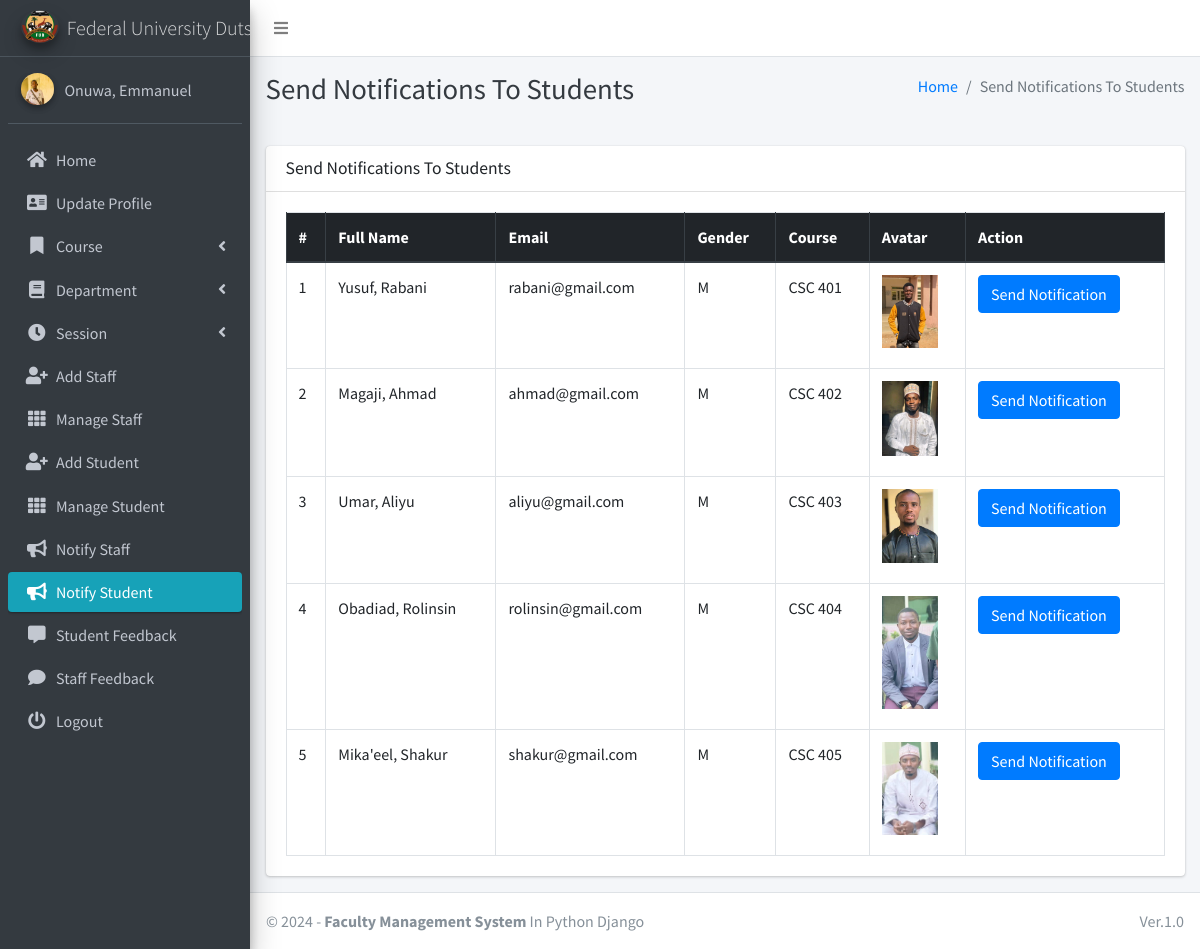
Page /admin_notify_student (signed in) on the committed database.
### main_app/models.py (models this page shows, shortened)
class CustomUser(AbstractUser):
    USER_TYPE = ((1, "HOD"), (2, "Staff"), (3, "Student"))
    GENDER = [("M", "Male"), ("F", "Female")]
    username = None  # Removed username, using email instead
    email = models.EmailField(unique=True)
    user_type = models.CharField(default=1, choices=USER_TYPE, max_length=1)
    gender = models.CharField(max_length=1, choices=GENDER)
    profile_pic = models.ImageField()
    address = models.TextField()
    fcm_token = models.TextField(default="")  # For firebase notifications
    created_at = models.DateTimeField(auto_now_add=True)
    updated_at = models.DateTimeField(auto_now=True)
    USERNAME_FIELD = "email"
    REQUIRED_FIELDS = []
    objects = CustomUserManager()
    def __str__(self):
        return self.last_name + ", " + self.first_name

class Student(models.Model):
    admin = models.OneToOneField(CustomUser, on_delete=models.CASCADE)
    course = models.ForeignKey(Course, on_delete=models.DO_NOTHING, null=True, blank=False)
    session = models.ForeignKey(Session, on_delete=models.DO_NOTHING, null=True)

class Course(models.Model):
    name = models.CharField(max_length=120)
    created_at = models.DateTimeField(auto_now_add=True)
    updated_at = models.DateTimeField(auto_now=True)

### main_app/hod_views.py (the view)
# urls.py: path("admin_notify_student", hod_views.admin_notify_student,
def admin_notify_student(request):
    student = CustomUser.objects.filter(user_type=3)
    context = {
        'page_title': "Send Notifications To Students",
        'students': student
    }
    return render(request, "hod_template/student_notification.html", context)

### main_app/templates/hod_template/student_notification.html (shortened to what this page needs)
{% extends 'main_app/base.html' %}
{% load static %}
{% block page_title %}{{page_title}}{% endblock page_title %}
{% block content %}
<section class="content">
    <div class="container-fluid">
        <div class="row">
            <div class="col-md-12">
                <div class="card">
                    <div class="card-header">
                        <h3 class="card-title">{{page_title}}</h3>
                    </div>
                    <div class="card-body">
                        <table id="example2" class="table table-bordered table-hover">
                            <thead class="thead-dark">
                                <tr>
                                    <th>#</th>
                                    <th>Full Name</th>
                                    <th>Email</th>
                                    <th>Gender</th>
                                    <th>Course</th>
                                    <th>Avatar</th>
                                    <th>Action</th>
                                </tr>
                            </thead>
                            <tbody>
                                {% for student in students %}
                                <tr>
                                    <td>{{ forloop.counter }}</td>
                                    <td>{{student.last_name}}, {{student.first_name}}</td>
                                    <td>{{student.email}}</td>
                                    <td>{{student.gender}}</td>
                                    <td>{{student.student.course.name}}</td>
                                    <td>
                                        {% if student.profile_pic == ""  %}
                                        No Image
                                        {% else %}
                                        <img class="img img-fluid mb-2" height="56" width="56"
                                            src="{{student.profile_pic}}" alt="">
                                        {% endif %}
                                    </td>
                                    <td><button data-toggle = "modal" data-target = "#myModal"class="btn btn-primary show_notification" value="{{student.id}}">Send Notification</button>
                                    </td>
                                </tr>
                                {% endfor %}
                            </tbody>
                        </table>
                    </div>
                </div>
            </div>
        </div>
    </div>
</section>
{% endblock content %}

### main_app/templates/main_app/base.html (shortened to what this page needs)
{% load static %}
<!DOCTYPE html>
<html>
<head>
    <link rel="stylesheet" href="{% static 'plugins/fontawesome-free/css/all.min.css'%} ">
    <link rel="stylesheet" href="https://code.ionicframework.com/ionicons/2.0.1/css/ionicons.min.css">
    <link rel="stylesheet"
        href="{% static 'plugins/tempusdominus-bootstrap-4/css/tempusdominus-bootstrap-4.min.css'%} ">
    <link rel="stylesheet" href="{% static 'plugins/icheck-bootstrap/icheck-bootstrap.min.css'%} ">
    <link rel="stylesheet" href="{% static 'dist/css/adminlte.min.css'%} ">
    <link rel="stylesheet" href="{% static 'plugins/overlayScrollbars/css/OverlayScrollbars.min.css'%} ">
    <link rel="stylesheet" href="{% static 'plugins/daterangepicker/daterangepicker.css'%} ">
</head>
<body class="hold-transition sidebar-mini layout-fixed">
    <div class="wrapper">
        <nav class="main-header navbar navbar-expand navbar-white navbar-light">
            <ul class="navbar-nav">
                <li class="nav-item">
                    <a class="nav-link" data-widget="pushmenu" href="#"><i class="fas fa-bars"></i></a>
                </li>
            </ul>
        </nav>
        {% include "main_app/sidebar_template.html" with user=user %}
        <div class="content-wrapper">
            <div class="content-header">
                <div class="container-fluid">
                    <div class="row mb-2">
                        <div class="col-sm-6">
                            <h1 class="m-0 text-dark">{% block page_title %}{% endblock page_title %}</h1>
                        </div>
                        <div class="col-sm-6">
                            <ol class="breadcrumb float-sm-right">
                                <li class="breadcrumb-item"><a href="#">Home</a></li>
                                <li class="breadcrumb-item active">{{ page_title }}</li>
                            </ol>
                        </div>
                    </div>
                </div>
            </div>
<section class="content">
    <div class="container-fluid">
        <div class="row">
            <div class="col-md-12">
            </div></div></div></section>
            {% block content %}
            {% endblock content %}
        </div>
        {% include "main_app/footer.html" %}
    </div>
</body>
</html>

### main_app/templates/main_app/sidebar_template.html (shortened to what this page needs)
{% load static %}
<aside class="main-sidebar sidebar-dark-info elevation-4">
    {% if request.user.user_type == '1' %}
    <a href="{% url 'admin_home' %}" class="brand-link">
        <img src="{% static 'dist/img/fud.png' %} " alt="AdminLTE Logo"
            class="brand-image img-circle elevation-3" >
        <span class="brand-text font-weight-light">Federal University Dutse</span>
    </a>
    <div class="sidebar">
        <div class="user-panel mt-3 pb-3 mb-3 d-flex">
            <div class="image">
                <img src="{{ request.user.profile_pic}}" class="img-circle elevation-2" alt="User Image">
            </div>
            <div class="info">
                <a href="#" class="d-block">{{user}}</a>
            </div>
        </div>
        <nav class="mt-2">
            <ul class="nav nav-pills nav-sidebar flex-column" data-widget="treeview" role="menu" data-accordion="false">
                <li class="nav-item">
                    {% url 'admin_home' as admin_home %}
                    <a href="{{admin_home}}" class="nav-link {% if admin_home == request.path %} active {% endif %}">
                        <i class="nav-icon fas fa-home"></i>
                        <p>
                            Home
                        </p>
                    </a>
                </li>
                <li class="nav-item">
                    {% url 'admin_view_profile' as admin_view_profile %}
                    <a href="{{admin_view_profile}}"
                        class="nav-link {% if admin_view_profile == request.path %} active {% endif %}">
                        <i class="nav-icon fas fa-address-card"></i>
                        <p>
                            Update Profile
                        </p>
                    </a>
                </li>
                <li class="nav-item has-treeview">
                    <a href="#" class="nav-link">
                        <i class="nav-icon fas fa-bookmark"></i>
                        <p>
                            Course
                            <i class="fas fa-angle-left right"></i>
                        </p>
                    </a>
                </li>
                <li class="nav-item has-treeview">
                    <a href="#" class="nav-link">
                        <i class="nav-icon fas fa-book"></i>
                        <p>
                            Department
                            <i class="fas fa-angle-left right"></i>
                        </p>
                    </a>
                </li>
                <li class="nav-item has-treeview">
                    <a href="#" class="nav-link">
                        <i class="nav-icon fas fa-clock"></i>
                        <p>
                            Session
                            <i class="fas fa-angle-left right"></i>
                        </p>
                    </a>
                </li>
                <li class="nav-item">
                    {% url 'add_staff' as add_staff %}
                    <a href="{{add_staff}}" class="nav-link {% if add_staff == request.path %} active {% endif %}">
                        <i class="nav-icon fas fa-user-plus"></i>
                        <p>
                            Add Staff
                        </p>
                    </a>
                </li>
                <li class="nav-item">
                    {% url 'manage_staff' as manage_staff %}
                    {% url 'edit_staff' staff_id as edit_staff %}
                    <a href="{{manage_staff}}"
                        class="nav-link {% if manage_staff == request.path or request.path == edit_staff %} active {% endif %}">
                        <i class="nav-icon fas fa-th"></i>
                        <p>
                            Manage Staff
                        </p>
                    </a>
                </li>
                <li class="nav-item">
                    {% url 'add_student' as add_student%}
                    <a href="{{add_student}}" class="nav-link  {% if add_student == request.path %} active {% endif %}">
                        <i class="nav-icon fas fa-user-plus"></i>
                        <p>
                            Add Student
                        </p>
                    </a>
                </li>
                <li class="nav-item">
                    {% url 'manage_student' as manage_student %}
                    {% url 'edit_student' student_id as edit_student %}
                    <a href="{{manage_student}}"
                        class="nav-link  {% if edit_student == request.path or manage_student == request.path %} active {% endif %}">
                        <i class="nav-icon fas fa-th"></i>
                        <p>
                            Manage Student
                        </p>
                    </a>
                </li>
                <li class="nav-item">
                    {% url 'admin_notify_staff' as admin_notify_staff %}
                    <a href="{{admin_notify_staff}}"
                        class="nav-link {% if admin_notify_staff == request.path %} active {% endif %}">
                        <i class="nav-icon fas fa-bullhorn"></i>
                        <p>
                            Notify Staff
                        </p>
                    </a>
                </li>
                <li class="nav-item">
                    {% url 'admin_notify_student' as admin_notify_student %}
                    <a href="{{admin_notify_student}}"
                        class="nav-link {% if admin_notify_student == request.path %} active {% endif %}">
                        <i class="nav-icon fas fa-bullhorn"></i>
                        <p>
                            Notify Student
                        </p>
                    </a>
                </li>
                <li class="nav-item">
                    {% url 'student_feedback_message' as student_feedback_message %}
                    <a href="{{ student_feedback_message }}"
                        class="nav-link  {% if student_feedback_message == request.path %} active {% endif %}">
                        <i class="nav-icon fas fa-comment-alt"></i>
                        <p>
                            Student Feedback
                        </p>
                    </a>
                </li>
                <li class="nav-item">
                    {% url 'staff_feedback_message' as staff_feedback_message %}
                    <a href="{{staff_feedback_message}}"
                        class="nav-link   {% if staff_feedback_message == request.path %} active {% endif %}">
                        <i class="nav-icon fas fa-comment"></i>
                        <p>
                            Staff Feedback
                        </p>
                    </a>
                </li>
                                        {% endif %}
                                        <li class="nav-item">
                                            <a href="{% url 'user_logout' %}"
                                                onclick="return confirm('Your session would be terminated.\n\nProceed?')"
                                                class="nav-link">
                                                <i class="nav-icon fas fa-power-off"></i>
                                                <p>
                                                    Logout
                                                </p>
                                            </a>
                                        </li>
                                    </ul>
                                </nav>
                            </div>
</aside>

### main_app/templates/main_app/footer.html
<footer class="main-footer">
    &copy; {% now "Y" %} - <strong>Faculty Management System</strong>
    In Python Django
    <div class="float-right d-none d-sm-inline-block">
       Ver.1.0
    </div>
</footer>

### rows in the picture
CustomUser: user.profile_pic (picture), last_name+first_name "Onuwa, Emmanuel"
CustomUser: last_name "Yusuf", first_name "Rabani", email "rabani@gmail.com", gender "M", student.course.name "CSC 401", profile_pic (picture)
CustomUser: last_name "Magaji", first_name "Ahmad", email "ahmad@gmail.com", gender "M", student.course.name "CSC 402", profile_pic (picture)
CustomUser: last_name "Umar", first_name "Aliyu", email "aliyu@gmail.com", gender "M", student.course.name "CSC 403", profile_pic (picture)
CustomUser: last_name "Obadiad", first_name "Rolinsin", email "rolinsin@gmail.com", gender "M", student.course.name "CSC 404", profile_pic (picture)
CustomUser: last_name "Mika'eel", first_name "Shakur", email "shakur@gmail.com", gender "M", student.course.name "CSC 405", profile_pic (picture)

### other values in the picture
{{ page_title }} "Send Notifications To Students"
